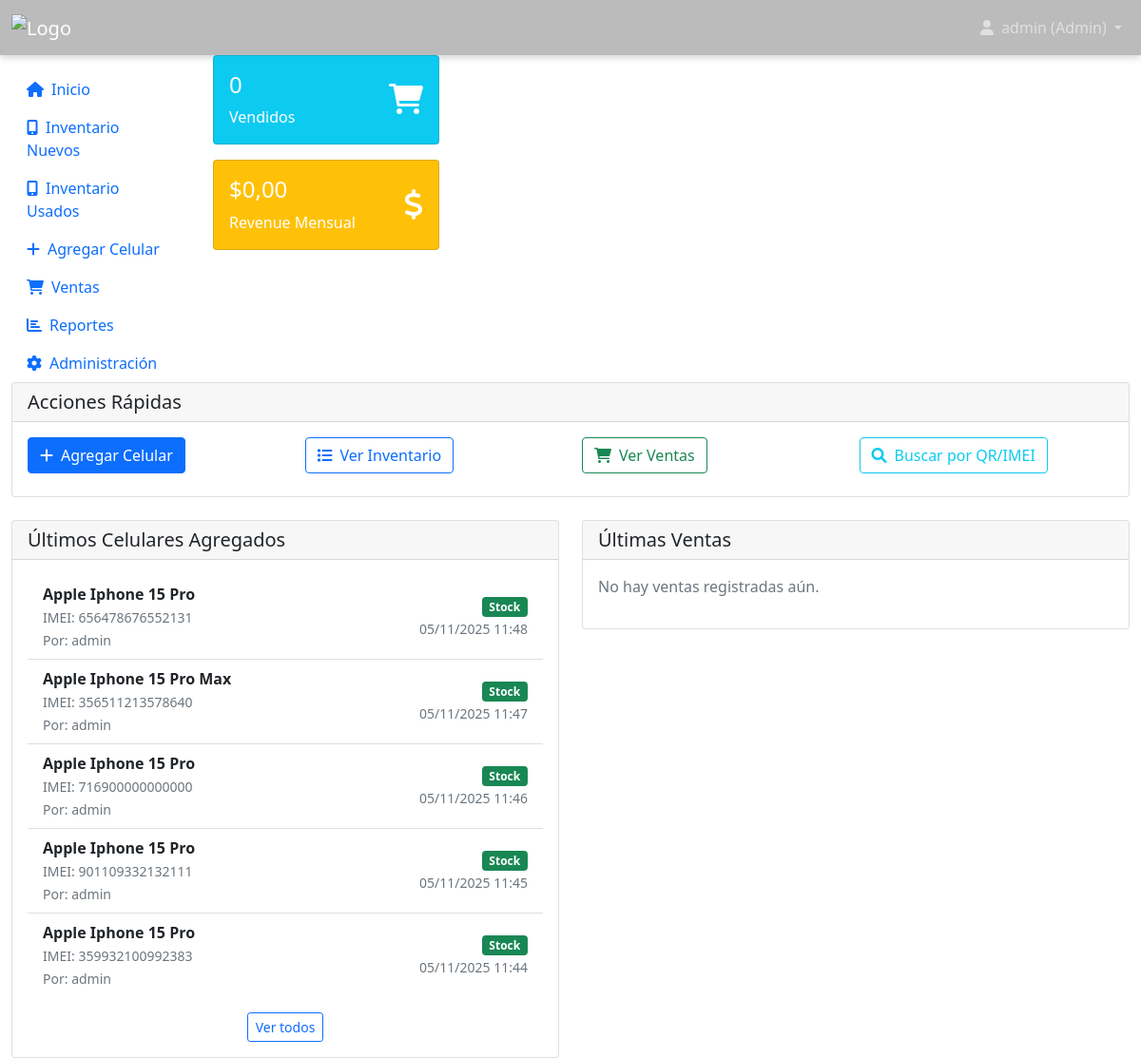
/ (signed in), run on an earlier commit of the app's database.
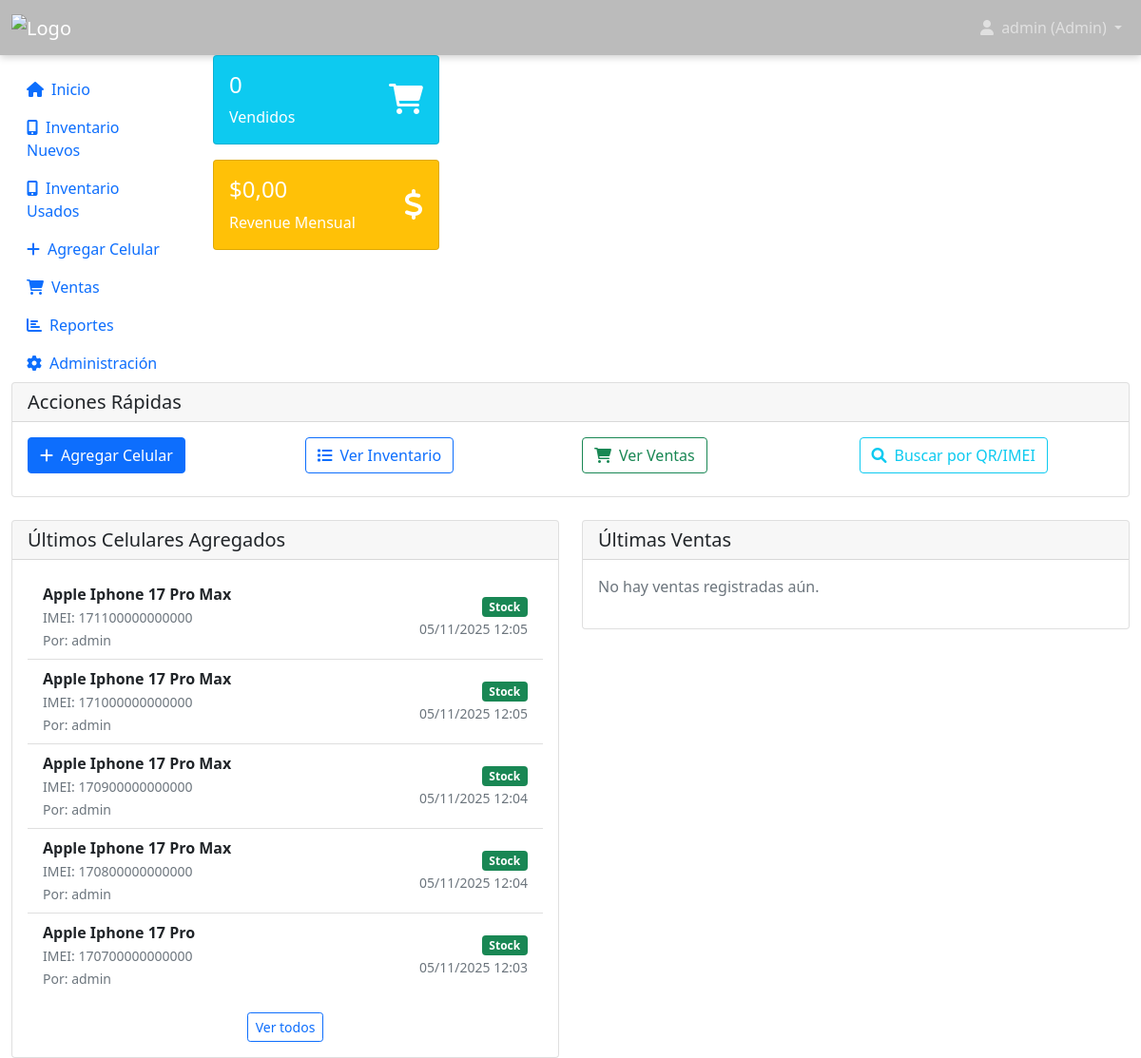
And on a later commit of the database.
### inventory/models.py (models this page shows, shortened)
class Phone(models.Model):
    internal_code = models.CharField(
        max_length=30,
        unique=True,
        blank=True,
        null=True,
        verbose_name='Código interno'
    )
    battery_percentage = models.PositiveIntegerField(
        default=100,
        verbose_name='Porcentaje de batería'
    )
    ACQUISITION_CHOICES = [
        ('mayorista', 'Compra mayorista'),
        ('parte_pago', 'Parte de pago'),
        ('', 'No aplica'),
    ]
    acquisition_type = models.CharField(
        max_length=20,
        choices=ACQUISITION_CHOICES,
        blank=True,
        default='',
        verbose_name='Tipo de adquisición'
    )
    acquired_from = models.ForeignKey(
        'Customer',
        on_delete=models.SET_NULL,
        null=True,
        blank=True,
        verbose_name='Cliente que entregó',
        help_text='Solo si fue parte de pago',
        related_name='phones_acquired'
    )
    """
    Modelo principal para los celulares en inventario
    """
    STATUS_CHOICES = [
        ('available', 'Stock'),          # antes Disponible
        ('reserved', 'Reservado'),
        ('sold', 'Vendido'),
        ('service', 'Servicio técnico'), # nuevo (reemplaza damaged como estado operativo)
        ('in_transit', 'En camino'),
        ('warehouse', 'Depósito'),       # nuevo: almacenado fuera de sala de ventas
    ]
    CONDITION_CHOICES = [
        ('new', 'Nuevo'),
        ('used', 'Usado'),
        ('refurbished', 'Reacondicionado'),
    ]
    imei_validator = RegexValidator(
        regex=r'^\d{15}$',
        message='El IMEI debe tener exactamente 15 dígitos'
    )
    id = models.UUIDField(
        primary_key=True,
        default=uuid.uuid4,
        editable=False
    )
    model = models.ForeignKey(
        PhoneModel,
        on_delete=models.CASCADE,
        verbose_name='Modelo'
    )
    imei = models.CharField(
        max_length=15,
        unique=True,
        validators=[imei_validator],
        verbose_name='IMEI'
    )
    status = models.CharField(
        max_length=20,
        choices=STATUS_CHOICES,
        default='available',
        verbose_name='Estado'
    )
    condition = models.CharField(
        max_length=20,
        choices=CONDITION_CHOICES,
        default='new',
        verbose_name='Condición'
    )
    price = models.DecimalField(
        max_digits=10,
        decimal_places=2,
        verbose_name='Precio'
    )
    storage_capacity = models.CharField(
        max_length=10,
        blank=True,
        verbose_name='Capacidad de almacenamiento'
    )
    color = models.CharField(
        max_length=30,
        blank=True,
        verbose_name='Color'
    )
    notes = models.TextField(
        blank=True,
        verbose_name='Notas'
    )
    added_by = models.ForeignKey(
        CustomUser,
        on_delete=models.SET_NULL,
        null=True,
        related_name='phones_added',
        verbose_name='Agregado por'
    )
    created_at = models.DateTimeField(
        auto_now_add=True,
        verbose_name='Fecha de ingreso'
    )
    updated_at = models.DateTimeField(
        auto_now=True,
        verbose_name='Última modificación'
    )
    class Meta:
        verbose_name = 'Celular'
        verbose_name_plural = 'Celulares'
        ordering = ['-created_at']

class PhoneModel(models.Model):
    brand = models.ForeignKey(
        Brand,
        on_delete=models.CASCADE,
        verbose_name='Marca'
    )
    name = models.CharField(
        max_length=100,
        verbose_name='Nombre del modelo'
    )
    is_active = models.BooleanField(
        default=True,
        verbose_name='Activo'
    )
    created_at = models.DateTimeField(
        auto_now_add=True,
        verbose_name='Fecha de creación'
    )
    class Meta:
        verbose_name = 'Modelo de celular'
        verbose_name_plural = 'Modelos de celulares'
        unique_together = ['brand', 'name']
        ordering = ['brand__name', 'name']
    def __str__(self):
        return f"{self.brand.name} {self.name}"

class Brand(models.Model):
    name = models.CharField(
        max_length=50,
        unique=True,
        verbose_name='Nombre'
    )
    is_active = models.BooleanField(
        default=True,
        verbose_name='Activa'
    )
    created_at = models.DateTimeField(
        auto_now_add=True,
        verbose_name='Fecha de creación'
    )
    class Meta:
        verbose_name = 'Marca'
        verbose_name_plural = 'Marcas'
        ordering = ['name']

class CustomUser(AbstractUser):
    ROLE_CHOICES = [
        ('admin', 'Administrador'),
        ('employee', 'Empleado'),
    ]
    role = models.CharField(
        max_length=10,
        choices=ROLE_CHOICES,
        default='employee',
        verbose_name='Rol'
    )
    phone = models.CharField(
        max_length=20,
        blank=True,
        verbose_name='Teléfono'
    )
    created_at = models.DateTimeField(
        auto_now_add=True,
        verbose_name='Fecha de creación'
    )
    is_active_employee = models.BooleanField(
        default=True,
        verbose_name='Empleado activo'
    )
    class Meta:
        verbose_name = 'Usuario'
        verbose_name_plural = 'Usuarios'

### inventory/views.py (the view)
# urls.py: path('', views.home, name='home'),
@login_required
def home(request):
    if hasattr(request.user, 'role') and request.user.role == 'employee':
        return redirect('inventory_new_list')
    total_phones = Phone.objects.count()
    available_phones = Phone.objects.filter(status='available').count()
    sold_phones = Phone.objects.filter(status='sold').count()
    reserved_phones = Phone.objects.filter(status='reserved').count()
    current_month = timezone.now().replace(day=1, hour=0, minute=0, second=0, microsecond=0)
    monthly_sales = Sale.objects.filter(sale_date__gte=current_month).count()
    monthly_revenue = Sale.objects.filter(
        sale_date__gte=current_month
    ).aggregate(total=Sum('sale_price'))['total'] or 0
    recent_phones = Phone.objects.select_related('model__brand', 'added_by').order_by('-created_at')[:5]
    recent_sales = Sale.objects.select_related('phone__model__brand', 'customer', 'sold_by').order_by('-sale_date')[:5]
    context = {
        'total_phones': total_phones,
        'available_phones': available_phones,
        'sold_phones': sold_phones,
        'reserved_phones': reserved_phones,
        'monthly_sales': monthly_sales,
        'monthly_revenue': monthly_revenue,
        'recent_phones': recent_phones,
        'recent_sales': recent_sales,
    }
    return render(request, 'inventory/home.html', context)

### inventory/context_processors.py (called while the page is built)
def user_info(request):
    context = {}
    if request.user.is_authenticated:
        context['user_role'] = 'admin' if request.user.is_staff else 'empleado'
        context['user_full_name'] = request.user.get_full_name() or request.user.username
    return context

### templates/inventory/home.html (shortened to what the changed rows need)
{% extends 'base.html' %}
{% block content %}
<div class="row">
    <div class="col-md-6">
        <div class="card">
            <div class="card-body">
                {% if recent_phones %}
                    <div class="list-group list-group-flush">
                        {% for phone in recent_phones %}
                            <div class="list-group-item d-flex justify-content-between align-items-center">
                                <div>
                                    <strong>{{ phone.model }}</strong><br>
                                    <small class="text-muted">IMEI: {{ phone.imei }}</small><br>
                                    <small class="text-muted">Por: {% if phone.added_by %}{{ phone.added_by.get_full_name|default:phone.added_by.username }}{% else %}N/A{% endif %}</small>
                                </div>
                                <div class="text-end">
                                    <span class="badge bg-{{ phone.status|yesno:'success,warning,danger' }} status-badge">
                                        {{ phone.get_status_display }}
                                    </span><br>
                                    <small class="text-muted">{{ phone.created_at|date:"d/m/Y H:i" }}</small>
                                </div>
                            </div>
                        {% endfor %}
                    </div>
                {% else %}
                    <p class="text-muted">No hay celulares registrados aún.</p>
                {% endif %}
            </div>
        </div>
    </div>
</div>
{% endblock %}

What changed in the data, as far as the page shows it:
no longer on this page (row unchanged): Phone: model "Apple Iphone 15 Pro", imei "656478676552131", added_by.get_full_name "admin", status "Stock", created_at "05/11/2025 11:48"
no longer on this page (row unchanged): Phone: model "Apple Iphone 15 Pro Max", imei "356511213578640", added_by.get_full_name "admin", status "Stock", created_at "05/11/2025 11:47"
no longer on this page (row unchanged): Phone: model "Apple Iphone 15 Pro", imei "716900000000000", added_by.get_full_name "admin", status "Stock", created_at "05/11/2025 11:46"
no longer on this page (row unchanged): Phone: model "Apple Iphone 15 Pro", imei "901109332132111", added_by.get_full_name "admin", status "Stock", created_at "05/11/2025 11:45"
no longer on this page (row unchanged): Phone: model "Apple Iphone 15 Pro", imei "359932100992383", added_by.get_full_name "admin", status "Stock", created_at "05/11/2025 11:44"
added Phone: model "Apple Iphone 17 Pro Max", imei "171100000000000", added_by.get_full_name "admin", status "Stock", created_at "05/11/2025 12:05"
added Phone: model "Apple Iphone 17 Pro Max", imei "171000000000000", added_by.get_full_name "admin", status "Stock", created_at "05/11/2025 12:05"
added Phone: model "Apple Iphone 17 Pro Max", imei "170900000000000", added_by.get_full_name "admin", status "Stock", created_at "05/11/2025 12:04"
added Phone: model "Apple Iphone 17 Pro Max", imei "170800000000000", added_by.get_full_name "admin", status "Stock", created_at "05/11/2025 12:04"
added Phone: model "Apple Iphone 17 Pro", imei "170700000000000", added_by.get_full_name "admin", status "Stock", created_at "05/11/2025 12:03"
